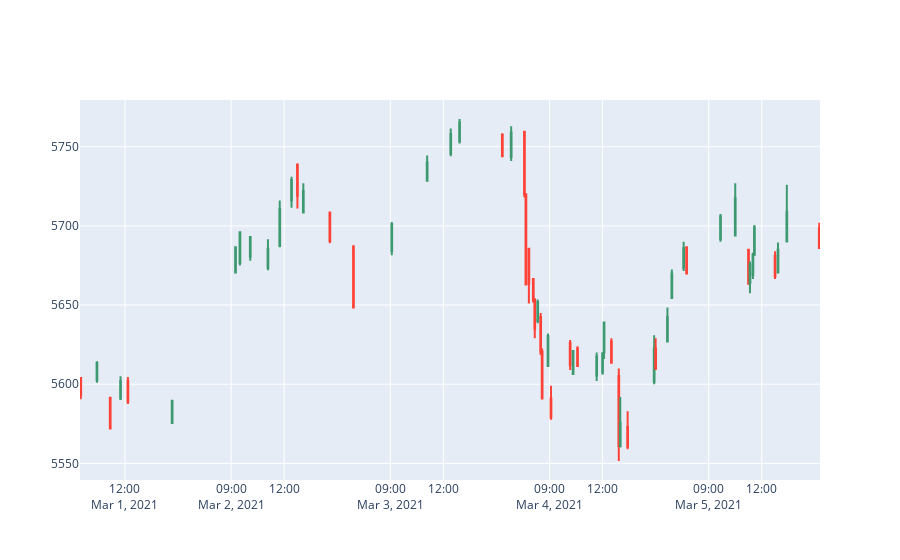

The notebook cell this image was saved under:
### Code cell
bigger_than=data.loc[(abs(data['open']-data['close'])>=mean)]
fig = go.Figure(data=[go.Candlestick(x=bigger_than['time'],
                open=bigger_than['open'],
                high=bigger_than['high'],
                low=bigger_than['low'],
                close=bigger_than['close'])])


fig.update_xaxes(
    rangebreaks=[
        dict(bounds=["sat", "mon"]), #hide weekends
        dict(bounds=[18, 9], pattern="hour"), #hide hours outside of 9am-6pm
    ]
)
fig.update_layout(xaxis_rangeslider_visible=False)

fig.show()
